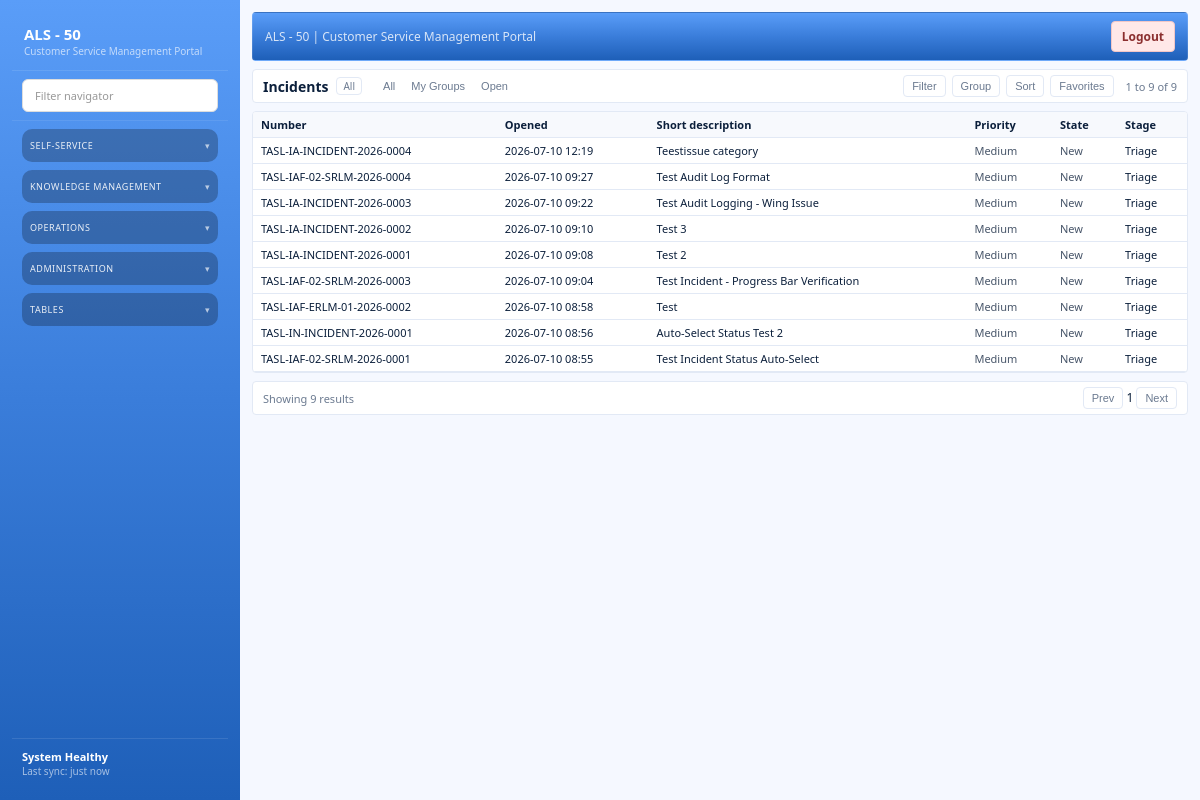
Page /incidents on the committed database.
### models/incident.py (models this page shows)
class Incident(Base):
    __tablename__ = "incidents"
    id = Column(Integer, primary_key=True, index=True)
    title = Column(String(200), nullable=False)
    description = Column(Text, nullable=True)
    status = Column(String(50), nullable=False, default="new")
    priority = Column(String(50), nullable=False, default="medium")
    issue_type = Column(String(100), nullable=True)
    stage = Column(String(50), nullable=False, default="triage")
    caller = Column(String(200), nullable=True)  # Customer name
    requestor_name = Column(String(200), nullable=True)
    customer_contract = Column(String(100), nullable=True)
    requestor_contact = Column(String(200), nullable=True)
    srlm_system = Column(String(100), nullable=True)  # SRLM/ERLM
    platform_variant = Column(String(200), nullable=True)  # Product category (LM, GCS, TMV, etc.)
    line_replaceable_unit = Column(String(100), nullable=True)  # Serial number
    sub_system = Column(String(200), nullable=True)
    assignment_group = Column(String(200), nullable=True)
    assigned_to = Column(String(200), nullable=True)
    sla = Column(String(100), nullable=True)
    warranty_status = Column(String(50), nullable=True)
    last_serviced_date = Column(String(50), nullable=True)
    repair_execution = Column(String(100), nullable=True)  # e.g., "Standard Repair"
    repair_status = Column(String(200), nullable=True)  # e.g., "1. Initial Inspection"
    repair_execution_status = Column(String(200), nullable=True)
    work_notes = Column(Text, nullable=True)  # Work notes by technicians
    audit_log = Column(Text, nullable=True)  # JSON-formatted audit log of all changes
    resolved_by = Column(String(200), nullable=True)
    resolved_date_time = Column(String(100), nullable=True)
    resolution_notes = Column(Text, nullable=True)
    created_at = Column(DateTime(timezone=True), server_default=func.now(), nullable=False)
    updated_at = Column(DateTime(timezone=True), onupdate=func.now())

### routers/incidents.py (the view)
@router.get("/incidents")
def incidents_page(request: Request, db: Session = Depends(get_db)):
    try:
        incidents = db.query(Incident).order_by(Incident.created_at.desc()).all()
        for incident in incidents:
            incident.generated_number = _generate_incident_number(incident.caller, db, incident.id, incident.customer_contract)
        context = build_template_context(request, incidents=incidents)
        return templates.TemplateResponse(request, "incidents.html", context)
    except Exception as e:
        print(f"Error loading incidents: {str(e)}")
        context = build_template_context(request, incidents=[])
        return templates.TemplateResponse(request, "incidents.html", context)

### templates/incidents.html (shortened to what this page needs)
{% extends "base.html" %}
{% block content %}
<section class="list-shell">
  <div class="list-bar">
    <div class="list-title">
      <h1>Incidents</h1>
      <span class="pill">All</span>
      <div class="list-tabs">
        <button class="ghost small">All</button>
        <button class="ghost small">My Groups</button>
        <button class="ghost small">Open</button>
      </div>
    </div>
    <div class="list-controls">
      <div class="list-actions">
        <button class="ghost small">Filter</button>
        <button class="ghost small">Group</button>
        <button class="ghost small">Sort</button>
        <button class="ghost small">Favorites</button>
      </div>
      <span class="list-meta">1 to {{ incidents|length }} of {{ incidents|length }}</span>
    </div>
  </div>
  <div class="list-card">
    <table class="table dense clickable">
      <thead>
        <tr>
          <th>Number</th>
          <th>Opened</th>
          <th>Short description</th>
          <th>Priority</th>
          <th>State</th>
          <th>Stage</th>
        </tr>
      </thead>
      <tbody>
        {% for incident in incidents %}
        <tr onclick="window.location.href='/incidents/{{ incident.id }}';" style="cursor: pointer;">
          <td>{{ incident.generated_number or "INC" + "%07d" | format(incident.id) }}</td>
          <td>{{ format_utc(incident.created_at, "%Y-%m-%d %H:%M") }}</td>
          <td>{{ incident.title }}</td>
          <td><span class="priority-text priority-{{ incident.priority }}">{{ incident.priority|capitalize }}</span></td>
          <td><span class="status-text status-{{ incident.status }}">{{ incident.status|capitalize }}</span></td>
          <td>{{ incident.stage|capitalize }}</td>
        </tr>
        {% endfor %}
      </tbody>
    </table>
  </div>
  <div class="list-footer">
    <div class="list-meta">Showing {{ incidents|length }} results</div>
    <div class="list-pagination">
      <button class="ghost small">Prev</button>
      <span>1</span>
      <button class="ghost small">Next</button>
    </div>
  </div>
</section>
{% endblock %}

### templates/base.html (shortened to what this page needs)
<!doctype html>
<html lang="en">
  <head>
    <link rel="stylesheet" href="/static/css/styles.css?v=3.6" />
  </head>
  <body class="si-app">
    <aside id="sidebar" class="si-sidebar">
      <div class="si-brand">
        <div>
          <div class="si-brand-name">ALS - 50</div>
          <div class="si-brand-sub">Customer Service Management Portal</div>
        </div>
      </div>
      <div class="si-filter">
        <input type="search" placeholder="Filter navigator" />
      </div>
      <nav class="si-nav">
        <details class="si-nav-group open">
          <summary class="si-nav-section">Self-Service</summary>
        </details>
        <details class="si-nav-group open">
          <summary class="si-nav-section">Knowledge Management</summary>
        </details>
        <details class="si-nav-group open">
          <summary class="si-nav-section">Operations</summary>
        </details>
        <details class="si-nav-group open">
          <summary class="si-nav-section">Administration</summary>
        </details>
        <details class="si-nav-group open">
          <summary class="si-nav-section">Tables</summary>
        </details>
      </nav>
      <div class="si-sidebar-footer">
        <div class="si-status">System Healthy</div>
        <div class="si-status-meta">Last sync: just now</div>
      </div>
    </aside>
    <div id="main" class="si-main">
      <div class="si-topbar">
        <div class="si-topbar-left">
          <div class="si-breadcrumb">
            <span>ALS - 50 | Customer Service Management Portal</span>
          </div>
        </div>
        <div class="si-topbar-right">
          <a class="si-btn si-logout" href="/logout">Logout</a>
        </div>
      </div>
      <main class="si-content">
        {% block content %}{% endblock %}
      </main>
    </div>
  </body>
</html>

### templates/incidents.html (style rules this page uses)
.priority-text { font-weight: 500; color: #475569; }
.priority-text.priority-medium { color: #475569; }
.status-text { font-weight: 500; color: #475569; }
.status-text.status-new { color: #475569; }

### rows in the picture
Incident: generated_number "TASL-IA-INCIDENT-2026-0004", created_at "2026-07-10 12:19", title "Teestissue category", priority "Medium", status "New", stage "Triage"
Incident: generated_number "TASL-IAF-02-SRLM-2026-0004", created_at "2026-07-10 09:27", title "Test Audit Log Format", priority "Medium", status "New", stage "Triage"
Incident: generated_number "TASL-IA-INCIDENT-2026-0003", created_at "2026-07-10 09:22", title "Test Audit Logging - Wing Issue", priority "Medium", status "New", stage "Triage"
Incident: generated_number "TASL-IA-INCIDENT-2026-0002", created_at "2026-07-10 09:10", title "Test 3", priority "Medium", status "New", stage "Triage"
Incident: generated_number "TASL-IA-INCIDENT-2026-0001", created_at "2026-07-10 09:08", title "Test 2", priority "Medium", status "New", stage "Triage"
Incident: generated_number "TASL-IAF-02-SRLM-2026-0003", created_at "2026-07-10 09:04", title "Test Incident - Progress Bar Verification", priority "Medium", status "New", stage "Triage"
Incident: generated_number "TASL-IAF-ERLM-01-2026-0002", created_at "2026-07-10 08:58", title "Test", priority "Medium", status "New", stage "Triage"
Incident: generated_number "TASL-IN-INCIDENT-2026-0001", created_at "2026-07-10 08:56", title "Auto-Select Status Test 2", priority "Medium", status "New", stage "Triage"
Incident: generated_number "TASL-IAF-02-SRLM-2026-0001", created_at "2026-07-10 08:55", title "Test Incident Status Auto-Select", priority "Medium", status "New", stage "Triage"

### other values in the picture
{{ incidents|length }} "9"
